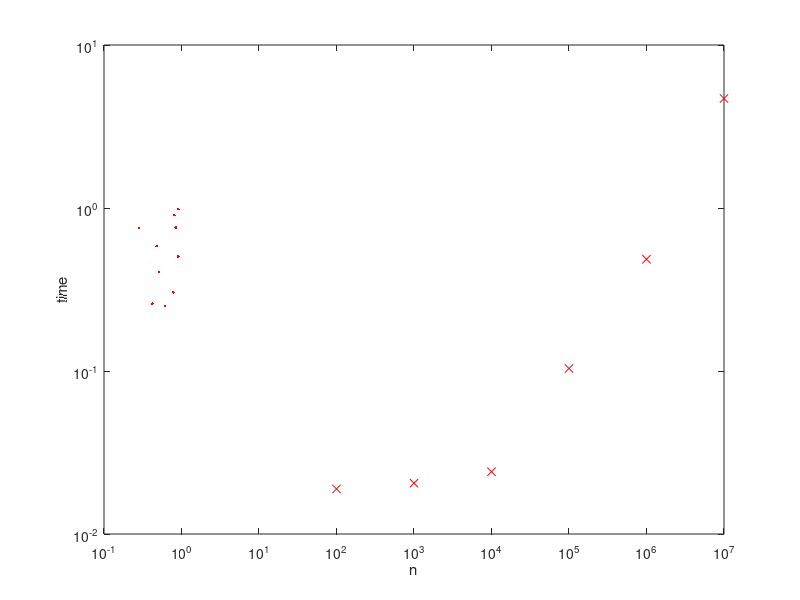
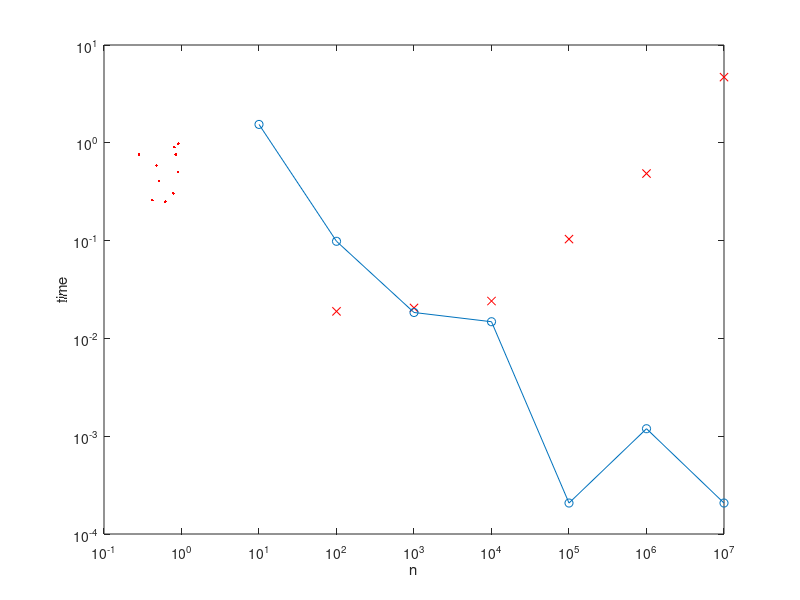

The MATLAB source for these figures, in order:
clear all;
tic;
rng(0,'twister');
n=10;
for i =1:n
    x(i)=rand();
    y(i)=rand();
end
for i=1:n
    r(i)=x(i)^2 + y(i)^2;
end
m=0;
for i=1:n
    if r(i) <=1
        m=m+1;
    end
end
p=4*m/n
time=toc
%(2.2)
for i=1:n
    plot(x(i),y(i),'r.');
    hold on;
end
time=toc

%n=100,time=0.0189
%n=1000,time=0.0205
%n=10000,time=0.0241
%n=100000,time=0.1036
%n=1000000,time=0.4849
%n=10000000,time=4.6934
n=[100 1000 10000 100000 1000000 10000000];
T=[0.0189 0.0205 0.0241 0.1036 0.4849 4.6934];
loglog(n,T,'rx')
xlabel('n');
ylabel('time');
saveas(gcf,'graph1.31.png')



x=[10 100 1000 10000 100000 1000000 10000000];
P=[1.6000 3.2400 3.1600 3.1564 3.1418 3.1404 3.1418];
y=abs(P-pi);
plot(x,y,'-o');
saveas(gcf,'graph2_3.1_1.png')
set(gca,'FontSize',20);
ylim([0 10]);
xlim([0 10000000])




